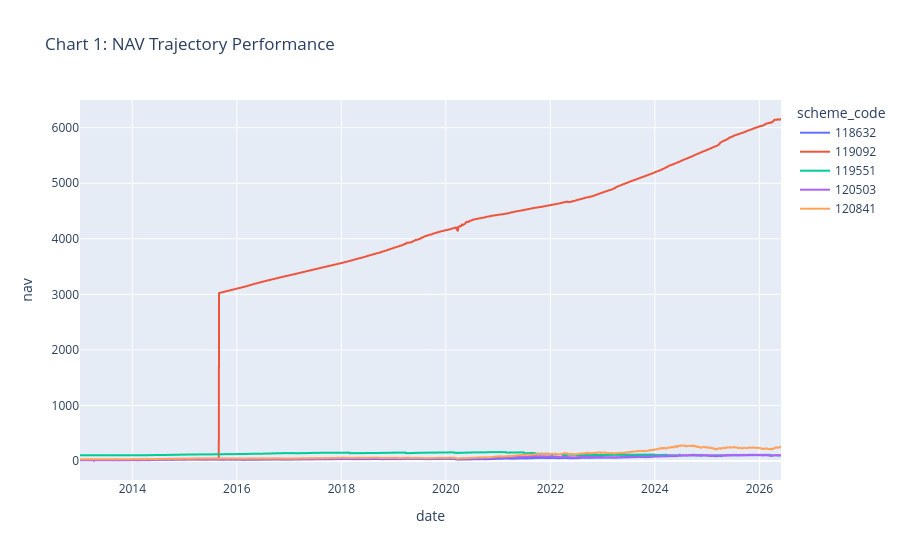
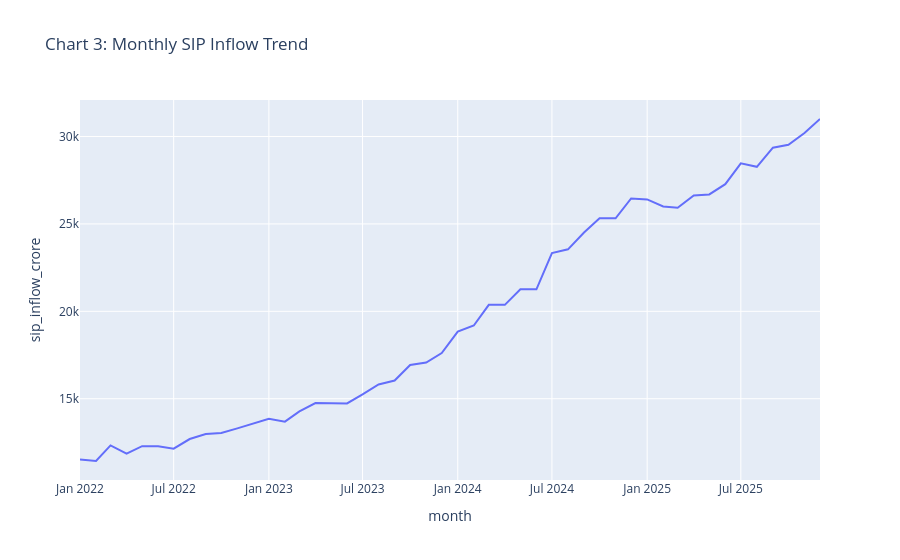

Notebook code for these charts, in order:
### Markdown cell above
### Section 1: Trend and Structural Heatmap Visualizations

### Code cell
sampled_codes = [119551, 120503, 118632, 119092, 120841]
nav_id_col = 'scheme_code' if 'scheme_code' in fact_nav.columns else ('amfi_code' if 'amfi_code' in fact_nav.columns else None)
assert nav_id_col is not None, f"fact_nav must have an identifier column like 'scheme_code' or 'amfi_code'. Got: {list(fact_nav.columns)}"
df_nav_slice = fact_nav[fact_nav[nav_id_col].isin(sampled_codes)]

fig_nav = px.line(df_nav_slice, x='date', y='nav', color=nav_id_col, title='Chart 1: NAV Trajectory Performance')
fig_nav.write_image(str(REPORTS_CHARTS_DIR / 'nav_trend.png'))
fig_nav.show()

plt.figure()
aum_hue = 'report_date' if 'report_date' in fact_aum.columns else ('date' if 'date' in fact_aum.columns else None)
aum_hue = aum_hue if aum_hue else None
sns.barplot(data=fact_aum, x='fund_house', y='aum_crore', hue=aum_hue, palette='viridis')
plt.xticks(rotation=45, ha='right')
plt.title('Chart 2: Institutional AUM Growth Metrics by AMC')
plt.tight_layout()
plt.savefig(REPORTS_CHARTS_DIR / 'aum_growth.png')
plt.show()

fig_sip = px.line(fact_sip_inflows, x='month', y='sip_inflow_crore', title='Chart 3: Monthly SIP Inflow Trend')
fig_sip.write_image(str(REPORTS_CHARTS_DIR / 'sip_trend.png'))
fig_sip.show()

pivot_inflow = clean_category_inflows.pivot(index='category', columns='month', values='net_inflow_crore')
plt.figure(figsize=(12, 6))
sns.heatmap(pivot_inflow, cmap='YlGnBu', annot=False)
plt.title('Chart 4: Categorical Product Allocation Heatmap Matrix')
plt.tight_layout()
plt.savefig(REPORTS_CHARTS_DIR / 'category_heatmap.png')
plt.show()

### Figure 1 — Plotly figure (JSON) as saved in the notebook; plotly's stock layout.template omitted (floating-point values rounded to 4 significant figures; data arrays with more than 128 entries replaced by an {"elided": "..."} marker saying what was removed)
{"data": [{"hovertemplate": "scheme_code=118632<br>date=%{x}<br>nav=%{y}<extra></extra>", "legendgroup": "118632", "line": {"color": "#636efa", "dash": "solid"}, "marker": {"symbol": "circle"}, "mode": "lines", "name": "118632", "showlegend": true, "type": "scattergl", "x": {"elided": "3298 str values"}, "xaxis": "x", "y": {"elided": "3298 float values"}, "yaxis": "y"}, {"hovertemplate": "scheme_code=119092<br>date=%{x}<br>nav=%{y}<extra></extra>", "legendgroup": "119092", "line": {"color": "#EF553B", "dash": "solid"}, "marker": {"symbol": "circle"}, "mode": "lines", "name": "119092", "showlegend": true, "type": "scattergl", "x": {"elided": "3565 str values"}, "xaxis": "x", "y": {"elided": "3565 float values"}, "yaxis": "y"}, {"hovertemplate": "scheme_code=119551<br>date=%{x}<br>nav=%{y}<extra></extra>", "legendgroup": "119551", "line": {"color": "#00cc96", "dash": "solid"}, "marker": {"symbol": "circle"}, "mode": "lines", "name": "119551", "showlegend": true, "type": "scattergl", "x": {"elided": "3236 str values"}, "xaxis": "x", "y": {"elided": "3236 float values"}, "yaxis": "y"}, {"hovertemplate": "scheme_code=120503<br>date=%{x}<br>nav=%{y}<extra></extra>", "legendgroup": "120503", "line": {"color": "#ab63fa", "dash": "solid"}, "marker": {"symbol": "circle"}, "mode": "lines", "name": "120503", "showlegend": true, "type": "scattergl", "x": {"elided": "3307 str values"}, "xaxis": "x", "y": {"elided": "3307 float values"}, "yaxis": "y"}, {"hovertemplate": "scheme_code=120841<br>date=%{x}<br>nav=%{y}<extra></extra>", "legendgroup": "120841", "line": {"color": "#FFA15A", "dash": "solid"}, "marker": {"symbol": "circle"}, "mode": "lines", "name": "120841", "showlegend": true, "type": "scattergl", "x": {"elided": "3301 str values"}, "xaxis": "x", "y": {"elided": "3301 float values"}, "yaxis": "y"}], "layout": {"legend": {"title": {"text": "scheme_code"}, "tracegroupgap": 0}, "title": {"text": "Chart 1: NAV Trajectory Performance"}, "xaxis": {"anchor": "y", "domain": [0.0, 1.0], "title": {"text": "date"}}, "yaxis": {"anchor": "x", "domain": [0.0, 1.0], "title": {"text": "nav"}}}}

### Figure 2 — Plotly figure (JSON) as saved in the notebook; plotly's stock layout.template omitted (floating-point values rounded to 4 significant figures)
{"data": [{"hovertemplate": "month=%{x}<br>sip_inflow_crore=%{y}<extra></extra>", "legendgroup": "", "line": {"color": "#636efa", "dash": "solid"}, "marker": {"symbol": "circle"}, "mode": "lines", "name": "", "orientation": "v", "showlegend": false, "type": "scatter", "x": ["2022-01", "2022-02", "2022-03", "2022-04", "2022-05", "2022-06", "2022-07", "2022-08", "2022-09", "2022-10", "2022-11", "2022-12", "2023-01", "2023-02", "2023-03", "2023-04", "2023-05", "2023-06", "2023-07", "2023-08", "2023-09", "2023-10", "2023-11", "2023-12", "2024-01", "2024-02", "2024-03", "2024-04", "2024-05", "2024-06", "2024-07", "2024-08", "2024-09", "2024-10", "2024-11", "2024-12", "2025-01", "2025-02", "2025-03", "2025-04", "2025-05", "2025-06", "2025-07", "2025-08", "2025-09", "2025-10", "2025-11", "2025-12"], "xaxis": "x", "y": [11520.0, 11440.0, 12330.0, 11860.0, 12290.0, 12280.0, 12140.0, 12690.0, 12980.0, 13040.0, 13310.0, 13570.0, 13860.0, 13690.0, 14280.0, 14750.0, 14750.0, 14730.0, 15240.0, 15810.0, 16040.0, 16930.0, 17070.0, 17610.0, 18840.0, 19190.0, 20370.0, 20370.0, 21260.0, 21260.0, 23330.0, 23550.0, 24510.0, 25320.0, 25320.0, 26460.0, 26400.0, 26000.0, 25930.0, 26630.0, 26690.0, 27270.0, 28460.0, 28260.0, 29360.0, 29530.0, 30200.0, 31000.0], "yaxis": "y"}], "layout": {"legend": {"tracegroupgap": 0}, "title": {"text": "Chart 3: Monthly SIP Inflow Trend"}, "xaxis": {"anchor": "y", "domain": [0.0, 1.0], "title": {"text": "month"}}, "yaxis": {"anchor": "x", "domain": [0.0, 1.0], "title": {"text": "sip_inflow_crore"}}}}
